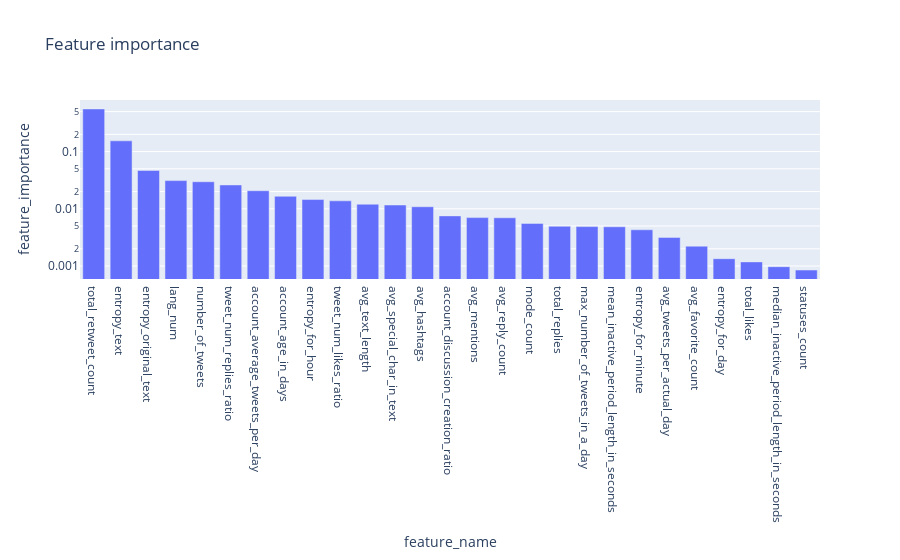

The notebook cell saved with this chart:
### Code cell
fold_classify_and_plot1(df, label, cv=10, max_tree_depth=10, criterion="entropy")

### Figure 1 — Plotly figure (JSON) as saved in the notebook; plotly's stock layout.template omitted (floating-point values rounded to 4 significant figures)
{"data": [{"alignmentgroup": "True", "hovertemplate": "feature_name=%{x}<br>feature_importance=%{y}<extra></extra>", "legendgroup": "", "marker": {"color": "#636efa", "pattern": {"shape": ""}}, "name": "", "offsetgroup": "", "orientation": "v", "showlegend": false, "textposition": "auto", "type": "bar", "x": ["total_retweet_count", "entropy_text", "entropy_original_text", "lang_num", "number_of_tweets", "tweet_num_replies_ratio", "account_average_tweets_per_day", "account_age_in_days", "entropy_for_hour", "tweet_num_likes_ratio", "avg_text_length", "avg_special_char_in_text", "avg_hashtags", "account_discussion_creation_ratio", "avg_mentions", "avg_reply_count", "mode_count", "total_replies", "max_number_of_tweets_in_a_day", "mean_inactive_period_length_in_seconds", "entropy_for_minute", "avg_tweets_per_actual_day", "avg_favorite_count", "entropy_for_day", "total_likes", "median_inactive_period_length_in_seconds", "statuses_count"], "xaxis": "x", "y": [0.5562, 0.1541, 0.04683, 0.0311, 0.0297, 0.02612, 0.02071, 0.01656, 0.01452, 0.0138, 0.01205, 0.01165, 0.01086, 0.007522, 0.00702, 0.006967, 0.00556, 0.004963, 0.004887, 0.004847, 0.004303, 0.003168, 0.002225, 0.001343, 0.001182, 0.0009744, 0.0008511], "yaxis": "y"}], "layout": {"barmode": "relative", "legend": {"tracegroupgap": 0}, "title": {"text": "Feature importance"}, "xaxis": {"anchor": "y", "domain": [0, 1], "title": {"text": "feature_name"}}, "yaxis": {"anchor": "x", "domain": [0, 1], "title": {"text": "feature_importance"}, "type": "log"}}}
